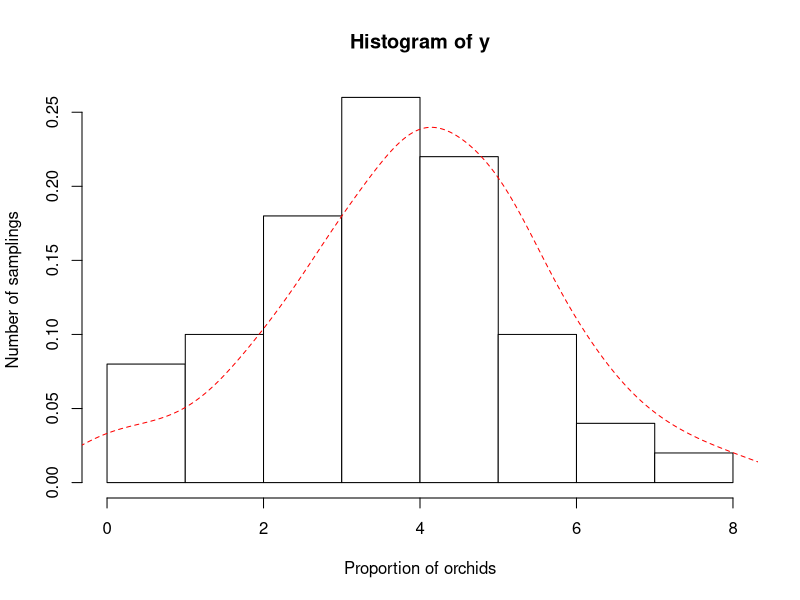
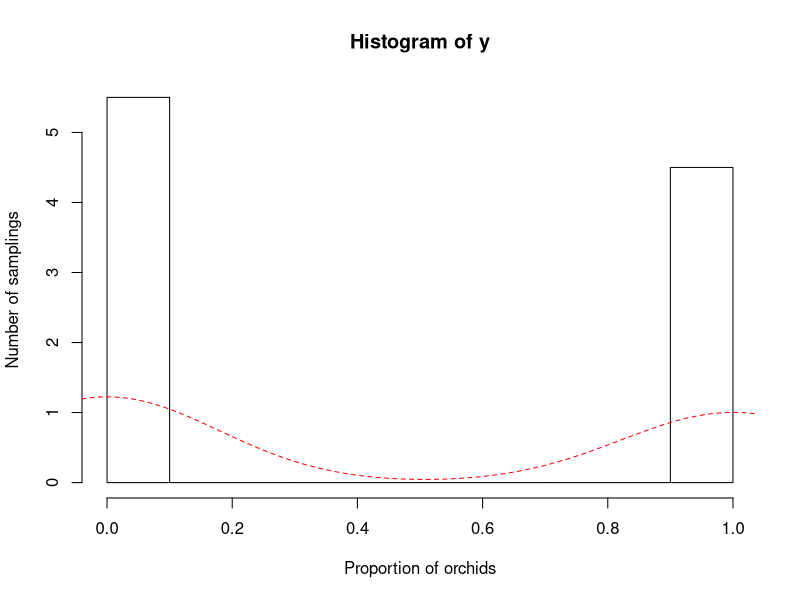
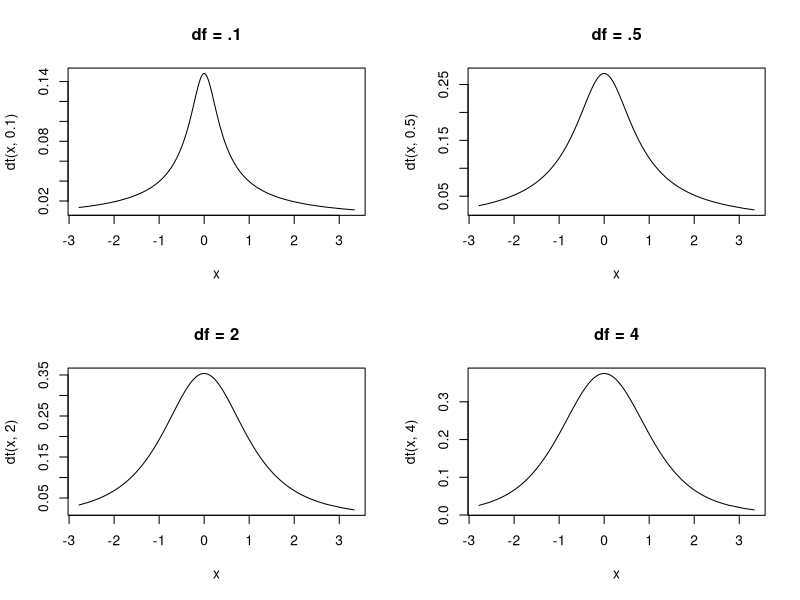
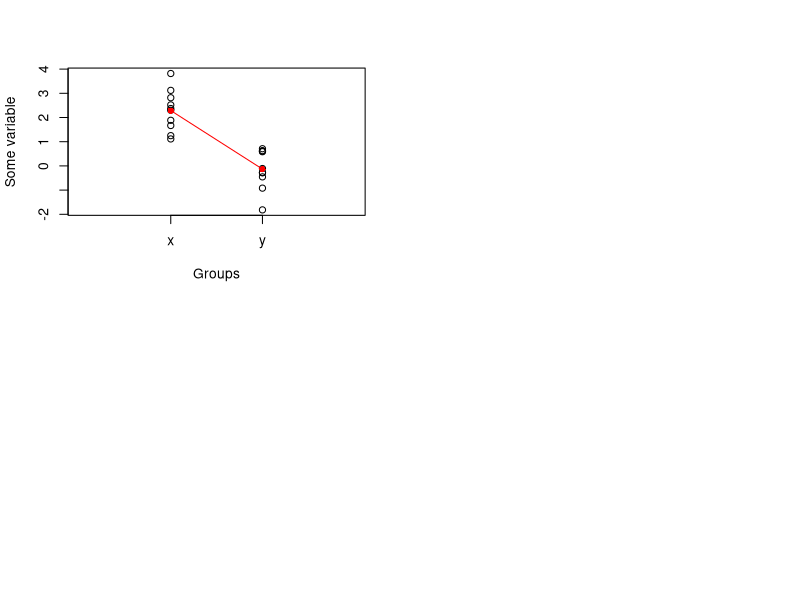
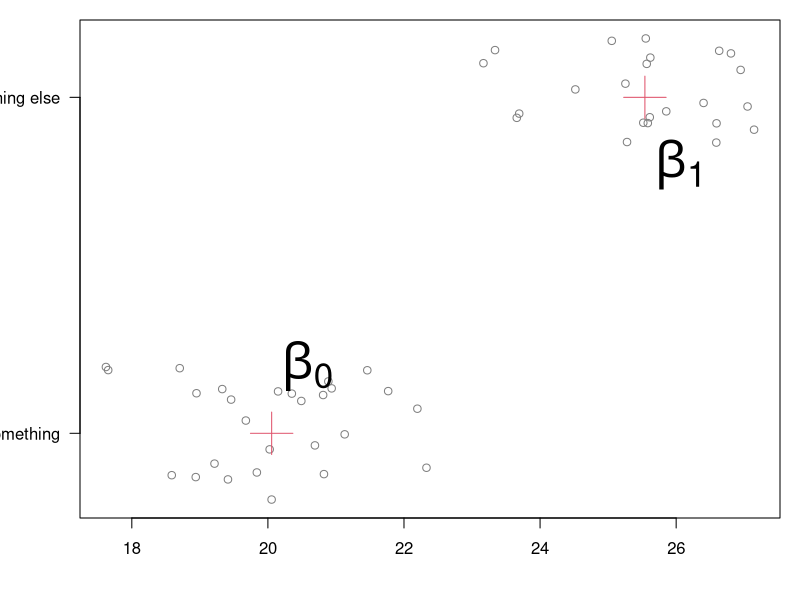
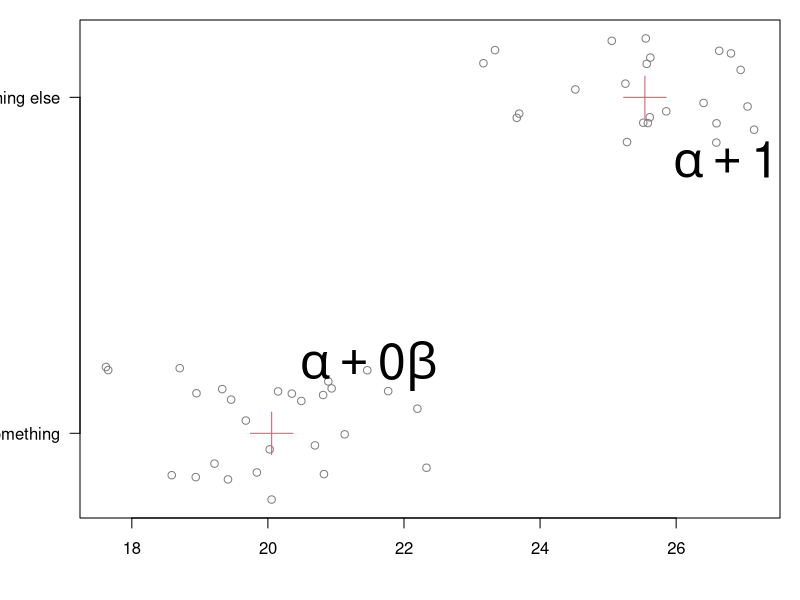
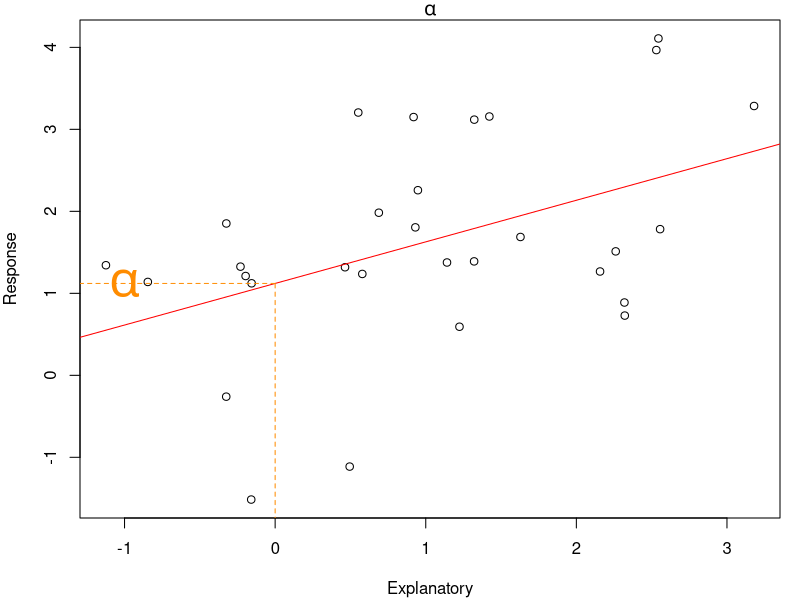
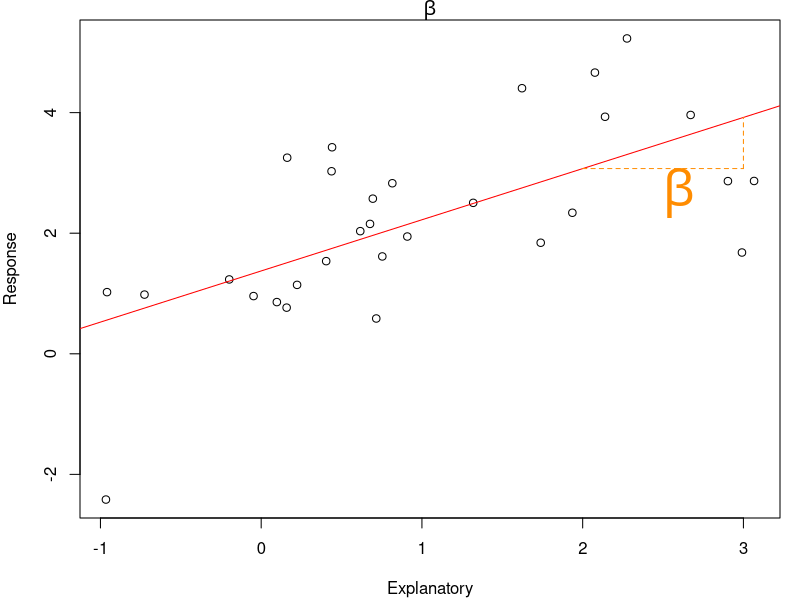

Write the R code that produced these figures, in order.
## ---- chunk 1
library(knitr)

default_source_hook <- knit_hooks$get('source')
default_output_hook <- knit_hooks$get('output')

knit_hooks$set(
  source = function(x, options) {
    paste0(
      "\n::: {.codebox data-latex=\"\"}\n\n",
      default_source_hook(x, options),
      "\n\n:::\n\n")
  }
)

knit_hooks$set(
  output = function(x, options) {
    paste0(
      "\n::: {.codebox data-latex=\"\"}\n\n",
      default_output_hook(x, options),
      "\n\n:::\n\n")
  }
)

knitr::opts_chunk$set(echo = TRUE)
## ---- chunk 2
set.seed(12345) # For reproducibility
n.times <- 50;n.picks=10;p.orchid <- 0.4
y <- rbinom(n.times, size = n.picks, prob = p.orchid) 
## ---- chunk 3
hist(y, xlab = "Proportion of orchids", 
     ylab = "Number of samplings", freq = FALSE, col = "white")
lines(density(y), col = "red", lty = "dashed")
## ---- chunk 4
set.seed(12345) # For reproducibility
n.times <- 100;n.picks=1;p.orchid <- 0.4
y <- rbinom(n.times, size = n.picks, prob = p.orchid) 
## ---- chunk 5
hist(y, xlab = "Proportion of orchids", 
     ylab = "Number of samplings", freq = FALSE, col = "white")
lines(density(y), col = "red", lty = "dashed")
## ---- chunk 6
par(mfrow=c(2,2))
x <- sort(rnorm(1000))
plot(dt(x, .1), x = x, type="l", main = "df = .1")
plot(dt(x, .5), x = x, type="l", main = "df = .5")
plot(dt(x, 2), x = x, type="l", main = "df = 2")
plot(dt(x, 4), x = x, type="l", main = "df = 4")
## ---- chunk 7
set.seed(12345)
y <- rnorm(10)
x <- rnorm(10, mean = 2)
t.test(x, y)
## ---- chunk 8
set.seed(12345)
y <- rnorm(10)
x <- rnorm(10, mean = 2)
plot(c(1,2), y = range(c(x,y)), type="n", xaxt="n", ylab="Some variable", xlim = c(0,3), xlab="Groups")
axis(1, at = c(1,2), labels = c("x","y"))
points(rep(1:2,each=10),c(x,y))
points(c(1,2), c(mean(x),mean(y)), col="red", pch=16)
lines(c(1,2), c(mean(x),mean(y)), col="red")
## ---- chunk 9
data <- data.frame(y = c(x, y), 
                   var = c(rep(c("x","y"),each=10)))
lm(y~0+var, data = data)
## ---- chunk 10
set.seed(12345)
x <- rbinom(50, 0.5, size = 1)
y = 20 + 5*x + rnorm(50)
Means <- aggregate(y,list(x),mean)
par(mfrow=c(1,1), mar=c(4.1,4,1,1), oma=c(0,0,0,0))
plot(y, jitter(1*x), yaxt="n", ann=FALSE, 
     col="grey50") 
points(Means[,2], c(0,1), col=2, pch=3, cex=4)
text(Means[1,2], 0.2, expression(beta[0]), cex=3, adj=-0.2)
text(Means[2,2], 0.8, expression(beta[1]), cex=3, adj=-0.2)

axis(2, c("Something", "Something else"), at=c(0,1), las=1)
## ---- chunk 11
set.seed(12345)
x <- rbinom(50, 0.5, size = 1)
y = 20 + 5*x + rnorm(50)
Means <- aggregate(y,list(x),mean)
par(mfrow=c(1,1), mar=c(4.1,4,1,1), oma=c(0,0,0,0))
plot(y, jitter(1*x), yaxt="n", ann=FALSE, 
     col="grey50") 
points(Means[,2], c(0,1), col=2, pch=3, cex=4)
text(Means[1,2], 0.2, expression(alpha + 0*beta), cex=3, adj=-0.2)
text(Means[2,2], 0.8, expression(alpha + 1*beta), cex=3, adj=-0.2)

axis(2, c("Something", "Something else"), at=c(0,1), las=1)
## ---- chunk 12
x <- rnorm(30)+1;set.seed(2)
y <- rnorm(30,1+x*.4)
model <-  lm(y~x)
plot(y~x, ylab = "Response", xlab = "Explanatory", main=expression(alpha))
abline(model,col="red")
segments(y0=-3,y1=predict(model,data.frame(x=0)), x0 = 0, x1=0, col = "darkorange", lty = "dashed")
segments(y0=predict(model,data.frame(x=0)),y1=predict(model,data.frame(x=0)), x0 = 0, x1=-2, col = "darkorange", lty = "dashed")
text(y=predict(model,data.frame(x=-1)), -1, expression(alpha), adj = c(0.5,-1), cex=3, col = "darkorange")

## ---- chunk 13
x <- rnorm(30)+1;set.seed(2)
y <- rnorm(30,1+x*1)
model <-  lm(y~x)
plot(y~x, ylab = "Response", xlab = "Explanatory", main=expression(beta))
abline(model,col="red")
segments(y0=predict(model,data.frame(x=2)),y1=predict(model,data.frame(x=2)), x0 = 2, x1=3, col = "darkorange", lty = "dashed")
segments(y0=predict(model,data.frame(x=2)),y1=predict(model,data.frame(x=3)), x0 = 3, x1=3, col = "darkorange", lty = "dashed")
text(y=predict(model,data.frame(x=2.5)), 2.5, expression(beta), cex=3, adj=c(0,1.5), col = "darkorange")
## ---- chunk 14
x <- rnorm(30)+20;set.seed(2)
y <- rnorm(30,1+x*.4)
model <-  lm(y~x)
plot(y~x, ylab = expression(y), xlab = expression(x))
abline(model,col="red", lty = "dotted")
abline(h=9, col="red", lty = "dashed")
## ---- chunk 15
x <- rnorm(30)+20;set.seed(2)
y <- rnorm(30,1+x*.4)
model <-  lm(y~x)
plot(y~x, ylab = "Response", xlab = "Explanatory")
abline(model,col="red")

segments(x,y,x,predict(model), col = "blue")
